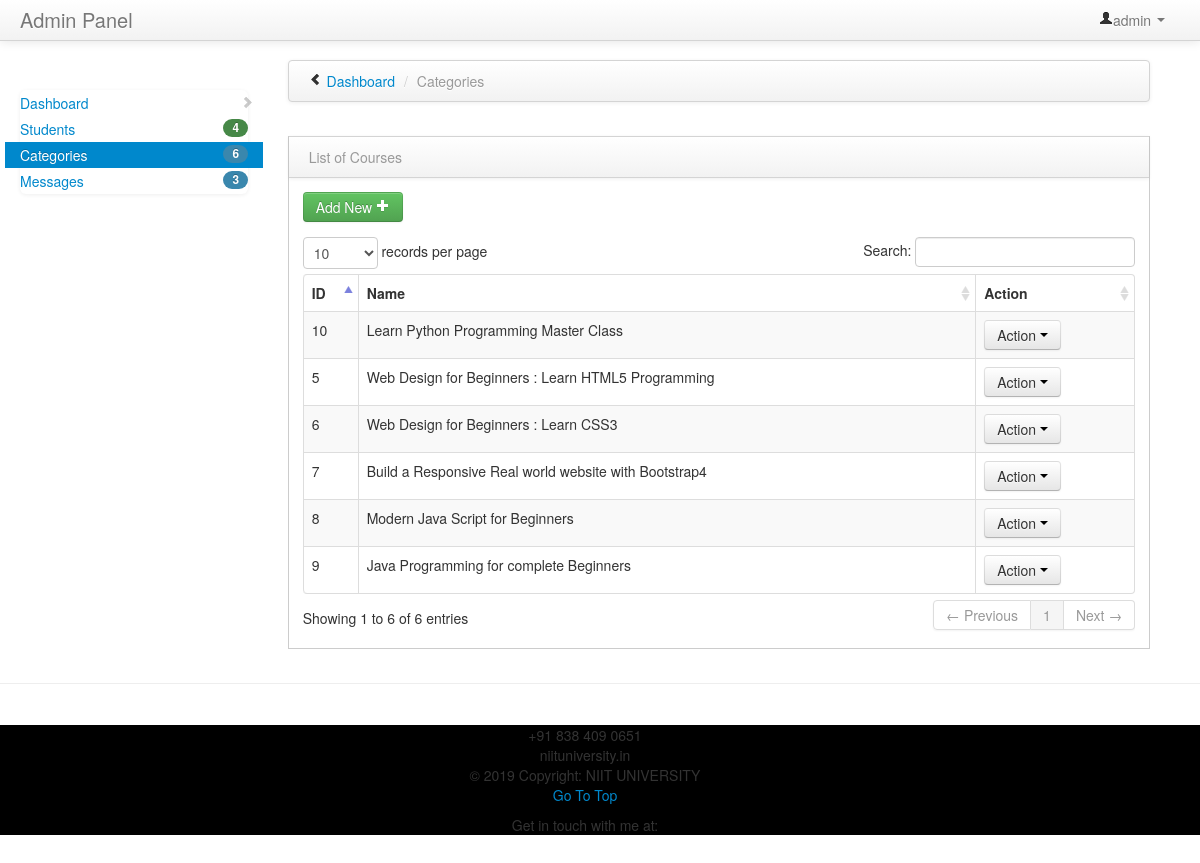
The page /admin/category/index.php (signed in) on the database its author committed.
### tables this page shows
CREATE TABLE IF NOT EXISTS `tbl_category` (
  `cat_Id` int(11) NOT NULL AUTO_INCREMENT,
  `name` varchar(255) DEFAULT NULL,
  `description` text,
  `image` varchar(255) DEFAULT NULL,
  `rating` float DEFAULT NULL,
  `side_heading` varchar(150) DEFAULT NULL,
  `course_name` varchar(50) DEFAULT NULL,
  PRIMARY KEY (`cat_Id`)
);

### admin/category/index.php (the view, shortened to what this page needs)
<?php
$adm_user=$_SESSION['adm_user'];
?>
<!DOCTYPE html>
<html class="no-js">
    <head>
        <link href="../../bootstrap/css/bootstrap.min.css" rel="stylesheet" media="screen">
        <link href="../../bootstrap/css/bootstrap-responsive.min.css" rel="stylesheet" media="screen">
        <link href="../../assets/styles.css" rel="stylesheet" media="screen">
        <link href="../../assets/DT_bootstrap.css" rel="stylesheet" media="screen">
    </head>
    <body>
        <div class="navbar navbar-fixed-top">
            <div class="navbar-inner">
                <div class="container-fluid">
                    <a class="brand" href="#">Admin Panel</a>
                    <div class="nav-collapse collapse">
                        <ul class="nav pull-right">
                            <li class="dropdown">
                                <a href="#" role="button" class="dropdown-toggle" data-toggle="dropdown"> <i class="icon-user"></i><?php echo $adm_user;?> <i class="caret"></i>
                                </a>
                            </li>
                        </ul>
                    </div>
                </div>
            </div>
        </div>
        <div class="container-fluid">
            <div class="row-fluid">
                <div class="span3" id="sidebar">
                    <ul class="nav nav-list bs-docs-sidenav nav-collapse collapse">
                        <li >
                            <a href="../home.php"><i class="icon-chevron-right"></i> Dashboard</a>
                        </li>
                        <li>
                        <?php
                                    include '../../functions/connect.php';
                                    $result=$pdo->query("SELECT count(*) as total from tbl_user")->fetchColumn();
                                    ?>
                            <a href="../students/index.php"><span class="badge badge-success pull-right"><?php echo $result;?></span> Students</a>
                        </li>
                        <li   class="active">
                          <?php
                                    include '../../functions/connect.php';
                                    $result=$pdo->query("SELECT count(*) as total from tbl_category")->fetchColumn();
                                    ?>
                            <a href="../category/index.php"><span class="badge badge-info pull-right"><?php echo $result;?></span> Categories</a>
                        </li>
                        <li>
                        <?php
                                    include '../../functions/connect.php';
                                    $result=$pdo->query("SELECT count(*) as total from tbl_contact")->fetchColumn();
                                    ?>
                            <a href="../message/index.php"><span class="badge badge-info pull-right"><?php echo $result;?></span> Messages</a>
                        </li>
                    </ul>
                </div>
                <div class="span9" id="content">
                    <div class="row-fluid">
                            <div class="navbar">
                                <div class="navbar-inner">
                                    <ul class="breadcrumb">
                                        <i class="icon-chevron-left hide-sidebar"><a href='#' title="Hide Sidebar" rel='tooltip'>&nbsp;</a></i>
                                        <li>
                                            <a href="../home.php">Dashboard</a> <span class="divider">/</span>
                                        </li>
                                        <li class="active">Categories</li>
                                    </ul>
                                </div>
                            </div>
                        </div>
                   <div class="row-fluid">
                        <div class="block">
                            <div class="navbar navbar-inner block-header">
                                <div class="muted pull-left">List of Courses</div>
                            </div>
                            <div class="block-content collapse in">
                                <div class="span12">
                                   <div class="table-toolbar">
                                      <div class="btn-group">
                                         <a href="add-cat.php"><button class="btn btn-success">Add New <i class="icon-plus icon-white"></i></button></a>
                                      </div>
                                   </div>
                                    <table cellpadding="0" cellspacing="0" border="0" class="table table-striped table-bordered" id="example2">
                                              <thead>
                                        <tr>
                                            <th>ID</th>
                                            <th>Name</th>
                                            <th>Action</th>
                                        </tr>
                                    </thead>
                                    <tbody>
                                        <?php
                                        include "../../functions/connect.php";
                                        $sql = $pdo->prepare("SELECT * FROM `tbl_category` ");
                                        $sql->execute();
                                        $result = $sql->fetchall();
                                        foreach($result as $row){
                                            echo '<tr class="odd gradeX" id="rec">';
                                            echo "<td>".$row['cat_Id']."</td>";
                                            echo "<td>".$row['name']."</td>";
                                             echo "<td>".
                                            '<div class="btn-group">
                                            <button type="button" class="btn btn-default btn-xs dropdown-toggle" data-toggle="dropdown" data-hover="dropdown" data-delay="500" data-close-others="false">
                                                Action
                                            <span class="caret"></span>
                                            </button>
                                            <ul class="dropdown-menu pull-right" role="menu">
                                            <li><a href="edit.php?cat_Id='.$row["cat_Id"].'"><span class="glyphicon glyphicon-edit"></span> Edit</a></li>
                                            <li><a href="#"  cat_Id="'.$row['cat_Id'].'" class="delbutton" title="Click To Delete"><span class="glyphicon glyphicon-trash"></span> Delete</a></li>
                                            </ul>
                                            </div>'
                                                    ."</td>";
                                            echo "</tr>";
                                        }
                                        ?>
                                    </tbody>
                                    </table>
                                </div>
                            </div>
                        </div>
                    </div>
                    </div>
                </div>
            </div>
            <hr>
        <br>
         <footer class="footer2" style="background-color: black">
        <div class="container-fluid">
            <div class="row" >
                <div class="col-lg-4 col-md-4 col-sm-4 col-xs-4 text-center">
                    <div class="footer-contacts">
                        <div class="footer-contact text-white">
                            <i class="fa fa-phone-square fa-lg"></i> +91 838 409 0651
                        </div>
                        <div class="footer-contact text-center text-white">
                            <span> <i class="fa fa-envelope-square fa-lg"></i> niituniversity.in</span>
                        </div>
                    </div>
                </div>
                <div class="col-lg-4 col-md-4 col-sm-4 col-xs-4 text-center">
                    <p class="text-white text-center">© 2019 Copyright: NIIT UNIVERSITY<br>
                        <a class="text-center text-white" href="#top">Go To Top <span><i class="fas fa-arrow-square-up fa-lg"></i></span></a>
                </div>
                <div class="col-lg-4 col-md-4 col-sm-4 col-xs-4 text-center">
                    <div class="text-white">Get in touch with me at: <br>
                </div>
            </div>
        </div>
     </div>
 </footer>
    </body>
</html>

### assets/styles.css (style rules this page uses)
body { padding-top: 0; padding-bottom: 40px; }
@media (min-width: 979px) { body { padding-top: 60px; } }
#content { margin-left:0px; }
.hide-sidebar, .show-sidebar { cursor: pointer; }
.breadcrumb { margin: 0 0 0px; padding: 10px 0px; background-color: transparent; }
.block { border: 1px solid #ccc; background: white; margin: 1em 0em; border-top: none; }
.block-content { margin: 1em; min-height: .25em; }
.block-header { margin-bottom: 0px; border-right: none; border-left: none; -webkit-border-radius: 0px; -moz-border-radius: 0px; border-radius: 0px; }
.block-header div { padding-top: 10px; }
.bs-docs-sidenav { max-width: 228px; margin: 30px 0 0; padding: 0; background-color: #fff; -webkit-border-radius: 6px; -moz-border-radius: 6px; border-radius: 6px; -webkit-box-shadow: 0 1px 4px rgba(0,0,0,.065); -moz-box-shadow: 0 1px 4px rgba(0,0,0,.065); box-shadow: 0 1px 4px rgba(0,0,0,.065); }
.bs-docs-sidenav .icon-chevron-right { float: right; margin-top: 2px; margin-right: -6px; opacity: .25; }

### rows shown on the page
tbl_category: cat_Id "5", name "Web Design for Beginners : Learn HTML5 Programming"
tbl_category: cat_Id "6", name "Web Design for Beginners : Learn CSS3"
tbl_category: cat_Id "7", name "Build a Responsive Real world website with Bootstrap4"
tbl_category: cat_Id "8", name "Modern Java Script for Beginners"
tbl_category: cat_Id "9", name "Java Programming for complete Beginners"
tbl_category: cat_Id "10", name "Learn Python Programming Master Class"

### other values the page prints
$adm_user "admin"
$result "4"
$result "6"
$result "3"
